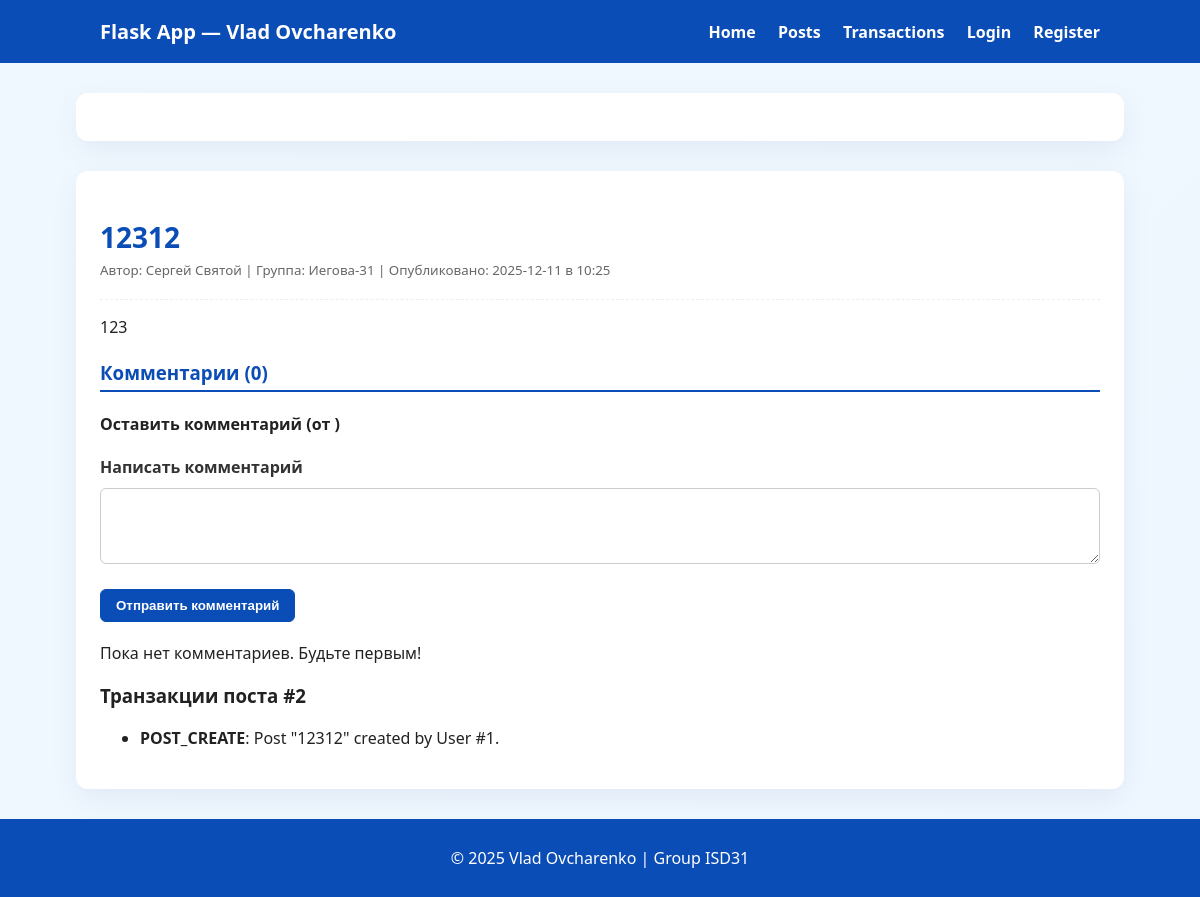
Screenshot of /post/2 with the database file from the repository.
### app.py (models this page shows, shortened)
class Post(db.Model):
    id = db.Column(db.Integer, primary_key=True)
    title = db.Column(db.String(80), nullable=False)
    content = db.Column(db.String(400), nullable=True)
    user_id = db.Column(db.Integer, db.ForeignKey('user.id'), nullable=False)
    date_posted = db.Column(db.DateTime, nullable=False, default=datetime.utcnow)
    comments = db.relationship('Comment', backref='post', lazy=True, order_by="Comment.date_posted",
                               cascade="all, delete-orphan")
    transactions = db.relationship('Transaction', backref='post', lazy=True)

class User(db.Model, UserMixin):
    id = db.Column(db.Integer, primary_key=True)
    username = db.Column(db.String(20), unique=True, nullable=False)
    email = db.Column(db.String(120), unique=True, nullable=False)
    password_hash = db.Column(db.String(60), nullable=False)  # Хэш пароля
    name = db.Column(db.String(50), nullable=False, default="Гость")
    surname = db.Column(db.String(50), nullable=False, default="Автор")
    group = db.Column(db.String(10), nullable=False, default="N/A")
    posts = db.relationship('Post', backref='author', lazy=True)
    comments = db.relationship('Comment', backref='comment_author', lazy=True)

class Transaction(db.Model):
    id = db.Column(db.Integer, primary_key=True)
    post_id = db.Column(db.Integer, db.ForeignKey('post.id'), nullable=True)
    action = db.Column(db.String(50))
    description = db.Column(db.String(300))

### app.py (the view, shortened to what this page needs)
@app.route('/post/<int:post_id>', methods=['GET', 'POST'])
def post_detail(post_id):
    post = Post.query.get_or_404(post_id)
    comment_form = CommentForm()
    is_author = current_user.is_authenticated and post.author.id == current_user.id
    return render_template('post_detail.html', post=post, is_author=is_author, comment_form=comment_form,
                           current_user=current_user)

### forms.py
class CommentForm(FlaskForm):
    content = TextAreaField('Написать комментарий', validators=[DataRequired(), Length(min=2, max=500)])
    submit = SubmitField('Отправить комментарий')

### templates/post_detail.html (shortened to what this page needs)
{% extends "base.html" %}
{% block content %}
<div class="container">
    <article class="media content-section">
        <div class="media-body">
            <div class="article-metadata">
                <h2 class="article-title">{{ post.title }}</h2>
                <small class="text-muted">
                    Автор: {{ post.author.name }} {{ post.author.surname }} | Группа: {{ post.author.group }} |
                    Опубликовано: {{ post.date_posted.strftime('%Y-%m-%d в %H:%M') }}
                </small>
            </div>
            <p class="article-content">{{ post.content }}</p>
        </div>
    </article>
    <div class="comments-section mt-5">
        <h3>Комментарии ({{ post.comments|length }})</h3>
        <div class="comment-form-box mb-4">
            <h4>Оставить комментарий (от {{ current_user.name }} {{ current_user.surname }})</h4>
            <form method="POST" action="">
                <div class="form-group">
                    {{ comment_form.content.label(class="form-control-label") }}
                    {{ comment_form.content(class="form-control", rows="3") }}
                </div>
                <div class="form-group">
                    {{ comment_form.submit(class="action-link primary-link") }}
                </div>
            </form>
        </div>
        <ul class="list-group">
            {% for comment in post.comments %}
                <li class="list-group-item mb-2 p-3 border rounded">
                    <div class="comment-header d-flex justify-content-between">
                        <strong>{{ comment.comment_author.name }} {{ comment.comment_author.surname }}</strong>
                        <small class="text-muted">{{ comment.date_posted.strftime('%Y-%m-%d в %H:%M') }}</small>
                    </div>
                    <p class="comment-content mt-2">{{ comment.content }}</p>
                </li>
            {% else %}
                <p>Пока нет комментариев. Будьте первым!</p>
            {% endfor %}
        </ul>
    </div>
    <div class="transactions-section mt-5">
        <h3>Транзакции поста #{{ post.id }}</h3>
        {% if post.transactions %}
            <ul class="transaction-list">
                {% for tx in post.transactions %}
                    <li>
                        <strong>{{ tx.action }}</strong>: {{ tx.description }}
                    </li>
                {% endfor %}
            </ul>
        {% else %}
            <p>Нет транзакций для этого поста.</p>
        {% endif %}
    </div>
</div>
{% endblock content %}

### static/style.css (style rules this page uses)
body { font-family: 'Segoe UI', Tahoma, Geneva, Verdana, sans-serif; background: linear-gradient(135deg, #f0f8ff 0%, #eef6ff 100%); color: #222; margin: 0; padding: 0; }
.container { max-width: 1000px; margin: 30px auto; background: #fff; padding: 24px; border-radius: 12px; box-shadow: 0 10px 30px rgba(20,40,80,0.06); }
.form-group { margin-bottom: 20px; }
.form-control { width: 100%; padding: 10px 12px; border: 1px solid #ccc; border-radius: 6px; box-sizing: border-box; font-size: 16px; margin-top: 5px; transition: border-color 0.2s; }
.form-group label { display: block; margin-bottom: 5px; font-weight: 600; color: #333; }
.action-link { text-decoration: none; font-weight: 600; padding: 8px 15px; border-radius: 6px; display: inline-block; transition: background-color 0.2s, opacity 0.2s; border: none; cursor: pointer; text-align: center; }
.primary-link { background-color: #0b4db6; color: #fff; border: 1px solid #0b4db6; }
.article-title { font-size: 28px; margin-bottom: 5px; color: #0b4db6; }
.article-metadata small { display: block; margin-bottom: 15px; color: #666; }
.article-content { line-height: 1.6; margin-top: 20px; padding-top: 15px; border-top: 1px dashed #eee; }
.comments-section h3 { border-bottom: 2px solid #0b4db6; padding-bottom: 5px; margin-bottom: 20px; color: #0b4db6; }
.list-group { list-style: none; padding: 0; }

### rows the page displays
Post: title "12312", date_posted "2025-12-11 в 10:25", content "123", id "2"
User: author.name "Сергей", author.surname "Святой", author.group "Иегова-31"
Transaction: action "POST_CREATE", description "Post \"12312\" created by User #1."

### other values shown
{{ post.comments|length }} "0"
{{ comment_form.content.label(class="form-control-label") }} "Написать комментарий"
